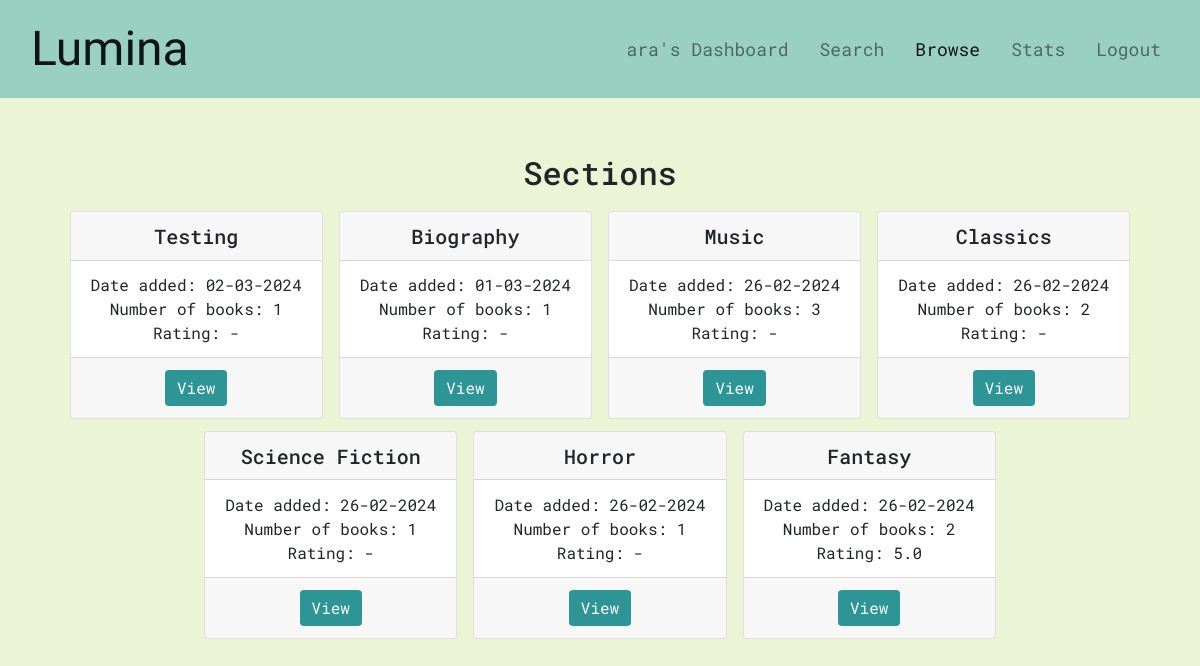
Screenshot of /browse (signed in) with the database file from the repository.
### application/models.py (models this page shows)
class Section(db.Model):
    __tablename__ = 'section'
    id = db.Column(db.Integer, primary_key=True)
    title = db.Column(db.String(255), nullable=False)
    date_created = db.Column(db.Date, default=db.func.current_date())
    description = db.Column(db.Text)
    avg_rating = db.Column(db.Float)
    books = db.relationship('Book', secondary=sections_books)

### application/controllers.py (the view)
@app.route("/browse")
def browse():
    if "user" in session:
        sections = db.session.query(Section).order_by(Section.id.desc()).all()
        return render_template('browse.html', title='Browse', user=session['user'], role=session['user_role'], sections=sections)
    else:
        return redirect("/")

### application/controllers.py (called while the page is built, shortened)
@app.before_request
def auto_return():
    book_requests = BookRequest.query.filter_by(issued=True).all()
    if book_requests is None:
        return
    return

### templates/browse.html
{% extends "body.html" %}
{% block body %}
<div class="container mb-4">
    {% if sections%}
    <div class="mb-2">
        <h2 class="text-center" id="pagetitle">Sections</h2>
    </div>
    <div class="row justify-content-center mb-4">
        {% for section in sections %}
        {% set book_count = section.books|length %}
        <div class="card mx-2 section-card">
            <div>
                <div class="card-header text-center">
                    <h5 class="card-title">{{section.title}}</h5>
                </div>
            </div>
            <div class="card-body text-center">
                <p class="card-text">Date added: {{ section.date_created.strftime('%d-%m-%Y') }}</p>
                <p class="card-text">Number of books: {{book_count}}</p>
                {% if section.avg_rating == None%}
                <p class="card-text">Rating: -</p>
                {% else %}
                <p class="card-text">Rating: {{section.avg_rating}}</p>
                {% endif %}
            </div>
            <div class="card-footer d-flex justify-content-around">
                <a href="/section/{{section.id}}" class="btn btn-custom">View</a>
            </div>
        </div>
        {% endfor %}
    </div>
    {% endif %}
</div>
{% endblock %}

### templates/body.html (shortened to what this page needs)
<!DOCTYPE html>
<html lang="en">
<head>
  <link rel="stylesheet" href="https://stackpath.bootstrapcdn.com/bootstrap/4.3.1/css/bootstrap.min.css" />
  <link rel="stylesheet" href="/static/styles.css">
</head>
<body>
  <nav class="navbar navbar-expand-lg navbar-light">
    <div class="container-fluid">
      {% if "user" not in session %}
      <a class="navbar-brand" style="left: 50%; transform: translateX(-50%)" href="/">Lumina</a>
      <button class="navbar-toggler" type="button" data-toggle="collapse" data-target="#navbarNav"
        aria-controls="navbarNav" aria-expanded="false" aria-label="Toggle navigation">
        <span class="navbar-toggler-icon"></span>
      </button>
      <div class="collapse navbar-collapse" id="navbarNav">
        <ul class="navbar-nav ml-auto">
          <li class="nav-item active" id="navbarText">
            {% if request.path == '/login' %}
            <a class="nav-link" href="/librarianlogin">Librarian Login</a>
            {% elif request.path == '/librarianlogin' %}
            <a class="nav-link" href="/login">General User Login</a>
            {%endif%}
          </li>
        </ul>
      </div>
      {%else%}
      <a class="navbar-brand" href="/">Lumina</a>
      <div class="collapse navbar-collapse" id="navbarNav">
        <ul class="navbar-nav ml-auto">
          {%if role=='admin'%}
          <li class="nav-item {%if 'Dashboard' in title%}active{% endif %}">
            <a class="nav-link" id="jtext" href="/">Librarian Dashboard</a>
          </li>
          <li class="nav-item {%if 'Search' in title%}active{% endif %}">
            <a class="nav-link" id="jtext" href="/search">Search</a>
          </li>
          <li class="nav-item {%if 'Manage' in title%}active{% endif %}">
            <a class="nav-link" id="jtext" href="/manage">Manage Catalog</a>
          </li>
          <li class="nav-item ">
            <a class="nav-link" id="jtext" href="/">Manage Users</a>
          </li>
          <li class="nav-item ">
            <a class="nav-link" id="jtext" href="/logout">Logout</a>
          </li>
          {%else%}
          <li class="nav-item {%if 'Dashboard' in title%}active{% endif %}">
            <a class="nav-link" id="jtext" href="/">{{user}}'s Dashboard</a>
          </li>
          <li class="nav-item {%if title == 'Search' %}active{% endif %}">
            <a class="nav-link" id="jtext" href="/search">Search</a>
          </li>
          <li class="nav-item {%if title == 'Browse' %}active{% endif %}">
            <a class="nav-link" id="jtext" href="/browse">Browse</a>
          </li>
          <li class="nav-item ">
            <a class="nav-link" id="jtext" href="#">Stats</a>
          </li>
          <li class="nav-item ">
            <a class="nav-link" id="jtext" href="/logout">Logout</a>
          </li>
          {%endif%}
        </ul>
      </div>
    {% endif %}
    </div>
  </nav>
  {% block body %}
  {% endblock %}
</body>
</html>

### static/styles.css (style rules this page uses)
.navbar { background-color: #9ad0c2; }
.navbar-brand { position: relative; font-family: "Ephesis", cursive; font-size: 300%; }
.nav-item { font-size: large; margin-left: 15px; }
.section-card { max-width: 20rem; margin-top: 1%; height: auto; }
.card-header { height: 80%; }
.card-body { padding-top: 0.5rem; margin: 0; }
.card-body p { line-height: 0.5rem; }
.card-footer { height: 75%; padding: auto; }
body { font-family: "Roboto Mono", monospace; background-color: #ecf4d6; }
.btn-custom { background-color: #2d9596; border: #2d9596; font-family: "Roboto Mono", monospace; color: white; align-self: center; }
#pagetitle { text-align: center; font-family: "Roboto Mono", monospace; margin-top: 5%; }
#jtext { font-family: "Roboto Mono", monospace; }
a { color: #265073; }

### rows the page displays
Section: title "Testing", date_created "02-03-2024", book_count "1", shows "Rating: -"
Section: title "Biography", date_created "01-03-2024", book_count "1", shows "Rating: -"
Section: title "Music", date_created "26-02-2024", book_count "3", shows "Rating: -"
Section: title "Classics", date_created "26-02-2024", book_count "2", shows "Rating: -"
Section: title "Science Fiction", date_created "26-02-2024", book_count "1", shows "Rating: -"
Section: title "Horror", date_created "26-02-2024", book_count "1", shows "Rating: -"
Section: title "Fantasy", date_created "26-02-2024", book_count "2", avg_rating "5.0"

### other values shown
{{ user }} "ara"
